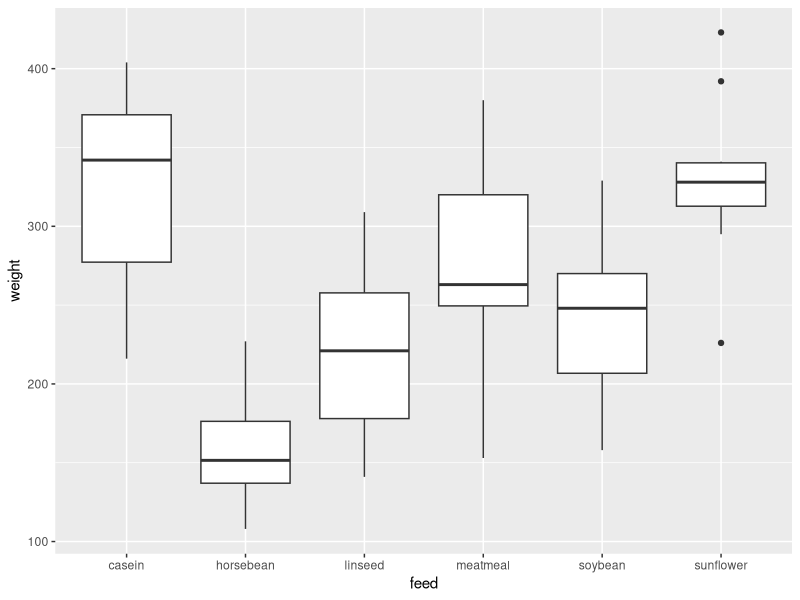
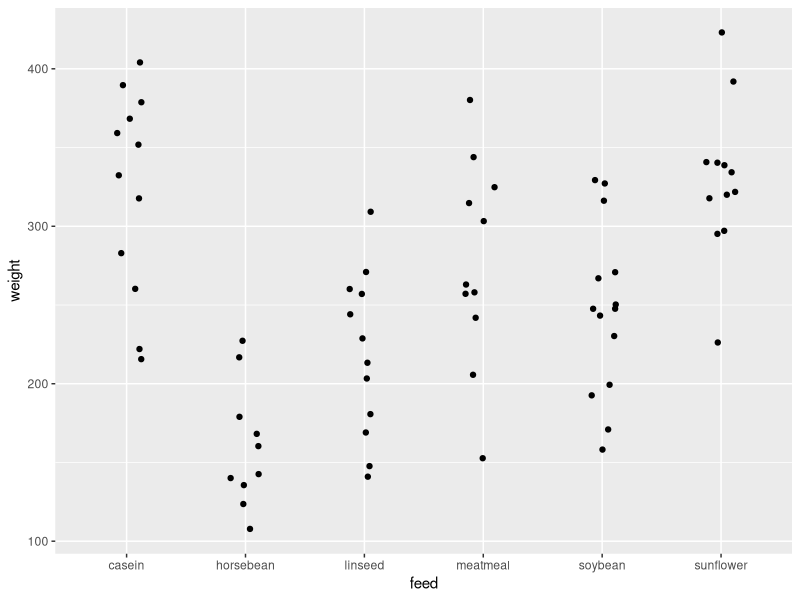

The R source for these figures, in order: (Note: this script raises an error after producing the figures.)
library(tidyverse)


# Built in data sets:
chickwts %>% 
  group_by(feed) %>%
 summarise(n = n(),
               average = mean(weight),
               SD = sd(weight))




# Plot 1
ggplot(chickwts, aes(feed, weight)) +
  geom_boxplot()



# Plot 2
ggplot(chickwts, aes(feed, weight)) +
  geom_jitter(width = 0.15) +
  stat_summary(fun.data = mean_sdl, 
               fun.args = list(mult = 1), 
               col = "red")



# Inferential Statistics
chickwts_lm <- lm(weight ~ feed , data =  chickwts)
chickwts_lm
anova(chickwts_lm)


# Rate of change
chickwts_lm <- chickwts_lm %>% 
chickwts_lm <- (diff [weight ~ feed] - value[data =  chickwts]) %>% 
  arrange(-diff)
 

chickwts.av <- aov(weight ~ feed, data = chickwts)
tukeyTest <- TukeyHSD(chickwts.ov)

tukeyTest
typeof(tukeyTest)
calss(tukeyTest)
names(tukeyTest)

data.table(tukeyTest) 

